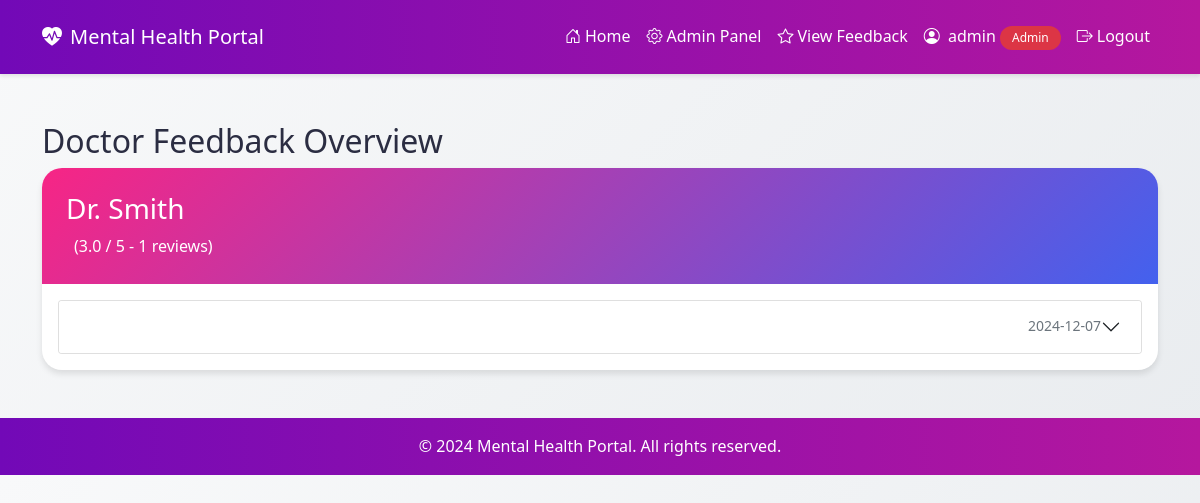
Page /view_feedback (signed in) on the earlier database version.
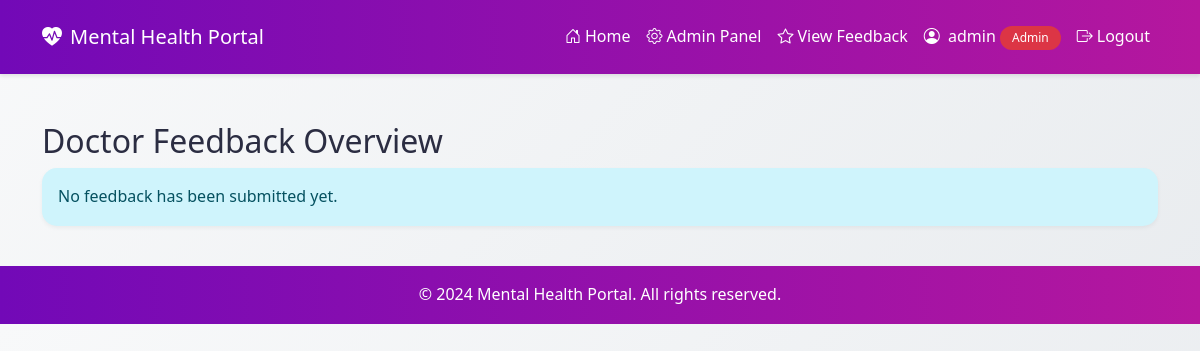
Same page on the later database version.
### app.py (models this page shows)
class User(UserMixin, db.Model):
    id = db.Column(db.Integer, primary_key=True)
    username = db.Column(db.String(80), unique=True, nullable=False)
    password = db.Column(db.String(120), nullable=False)
    email = db.Column(db.String(120), unique=True, nullable=False)
    role = db.Column(db.String(20), nullable=False)
    name = db.Column(db.String(100))
    specialization = db.Column(db.String(100))
    photo = db.Column(db.String(255))  # Store the photo filename
    created_at = db.Column(db.DateTime, default=datetime.utcnow)
    patient_appointments = db.relationship('Appointment',
                                         foreign_keys='Appointment.patient_id',
                                         backref='patient',
                                         lazy=True)
    doctor_appointments = db.relationship('Appointment',
                                        foreign_keys='Appointment.doctor_id',
                                        backref='doctor',
                                        lazy=True)
    mood_entries = db.relationship('MoodEntry', backref='mood_user', lazy=True)
    doctor_feedbacks = db.relationship('DoctorFeedback', foreign_keys='DoctorFeedback.doctor_id', backref='feedback_as_doctor', lazy=True)
    given_feedbacks = db.relationship('DoctorFeedback', foreign_keys='DoctorFeedback.patient_id', backref='feedback_as_patient', lazy=True)

class DoctorFeedback(db.Model):
    id = db.Column(db.Integer, primary_key=True)
    doctor_id = db.Column(db.Integer, db.ForeignKey('user.id'), nullable=False)
    patient_id = db.Column(db.Integer, db.ForeignKey('user.id'), nullable=False)
    rating = db.Column(db.Integer, nullable=False)  # 1-5 stars
    comment = db.Column(db.Text)
    created_at = db.Column(db.DateTime, default=datetime.utcnow)
    doctor = db.relationship('User', foreign_keys=[doctor_id], backref='feedback_as_doctor')
    patient = db.relationship('User', foreign_keys=[patient_id], backref='feedback_as_patient')

### app.py (the view)
@app.route('/view_feedback')
@admin_required
def view_feedback():
    doctor_feedback = {}
    feedbacks = DoctorFeedback.query.all()
    for feedback in feedbacks:
        if feedback.doctor not in doctor_feedback:
            doctor_feedback[feedback.doctor] = {
                'feedbacks': [],
                'total_reviews': 0,
                'avg_rating': 0
            }
        doctor_feedback[feedback.doctor]['feedbacks'].append(feedback)
        doctor_feedback[feedback.doctor]['total_reviews'] += 1
        total_rating = sum(f.rating for f in doctor_feedback[feedback.doctor]['feedbacks'])
        doctor_feedback[feedback.doctor]['avg_rating'] = total_rating / doctor_feedback[feedback.doctor]['total_reviews']
    return render_template('view_feedback.html', doctor_feedback=doctor_feedback)

### app.py (called while the page is built)
def admin_required(f):
    @wraps(f)
    def decorated_function(*args, **kwargs):
        if 'role' not in session or session['role'] != 'admin':
            flash('Admin access required.', 'error')
            return redirect(url_for('home'))
        return f(*args, **kwargs)
    return decorated_function

def auto_complete_past_appointments():
    today = datetime.now().strftime('%Y-%m-%d')
    past_confirmed = Appointment.query.filter(
        Appointment.status == 'confirmed',
        Appointment.date < today
    ).all()
    for appointment in past_confirmed:
        appointment.status = 'completed'
    if past_confirmed:
        db.session.commit()

@app.before_request
def before_request():
    if not request.path.startswith('/static'):
        auto_complete_past_appointments()

### templates/view_feedback.html (shortened to what this page needs)
{% extends "base.html" %}
{% block content %}
<div class="container mt-4">
    <h2>Doctor Feedback Overview</h2>
    {% if not doctor_feedback %}
        <div class="alert alert-info">No feedback has been submitted yet.</div>
    {% endif %}
    {% for doctor, data in doctor_feedback.items() %}
    <div class="card mb-4">
        <div class="card-header">
            <h3>{{ doctor.username }}</h3>
            <div class="d-flex align-items-center">
                <span>({{ data.avg_rating }} / 5 - {{ data.total_reviews }} reviews)</span>
            </div>
        </div>
        <div class="card-body">
            <div class="accordion" id="feedback-{{ doctor.id }}">
                {% for feedback in data.feedbacks %}
                <div class="accordion-item">
                    <h2 class="accordion-header">
                        <button class="accordion-button collapsed" type="button" data-bs-toggle="collapse"
                                data-bs-target="#feedback-{{ doctor.id }}-{{ feedback.id }}">
                            <div class="d-flex w-100 justify-content-between align-items-center">
                                <small class="text-muted ms-3">{{ feedback.created_at.strftime('%Y-%m-%d') }}</small>
                            </div>
                        </button>
                    </h2>
                </div>
                {% endfor %}
            </div>
        </div>
    </div>
    {% endfor %}
</div>
{% endblock %}

Differences in the rows shown:
no longer on this page (row edited): User: username "Dr. Smith", avg_rating "3.0", total_reviews "1"
removed DoctorFeedback: created_at "2024-12-07"
Other differences:
text now shown: "No feedback has been submitted yet."
